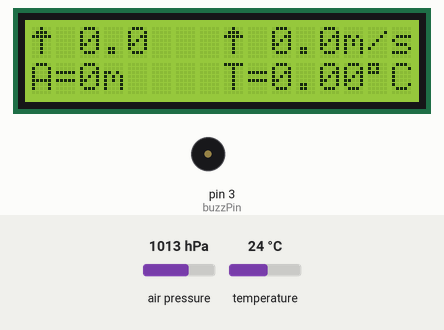
The sketch below on a simulated Arduino Uno, built with avr-gcc and run on an emulated ATmega328P. Shown: 16×2 character LCD, buzzer (waves = sounding). The inputs (shaded band) are chosen by the test bench; at power-on: air pressure 1013 hPa, temperature 24 °C.

Above: at 2.2 s.
2.3 s: air pressure set to 1048 hPa
At 3.9 s:
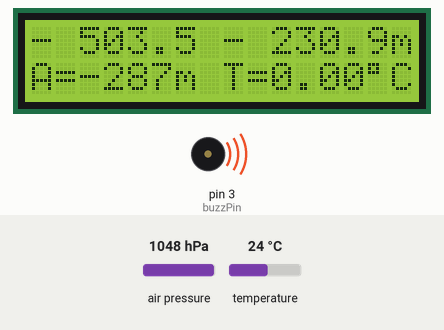
6.2 s: air pressure set to 975 hPa
At 6.54 s:
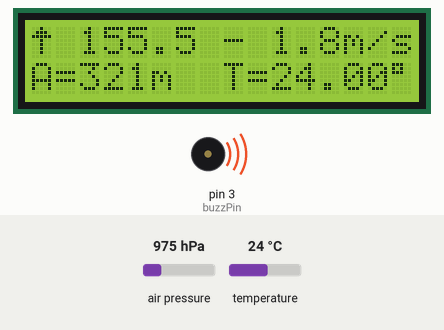
8.5 s: temperature set to 12 °C
At 10.9 s:
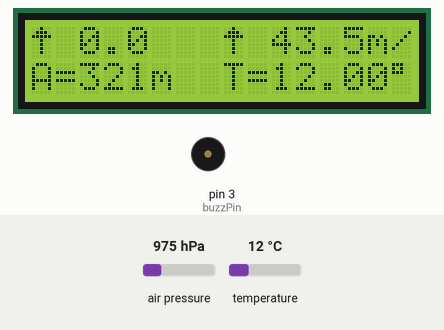
12.1 s: air pressure set to 1000 hPa
At 15.6 s:
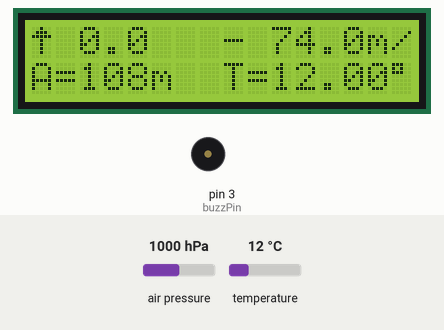
Timing chart, 0 to 17.1 s (numbered marks = the images above; inputs shaded):
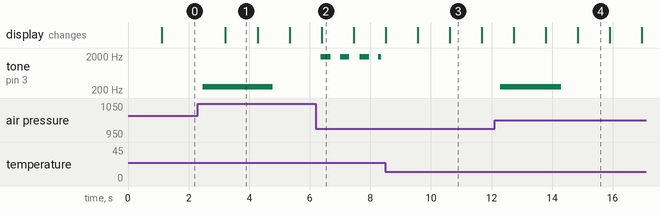

The sketch:

Vario_BMP180_Nano.ino
```cpp
#include <Wire.h>
#include <Adafruit_BMP085.h>
#include <LiquidCrystal_I2C.h>
uint8_t bukva1[8] = {
  B00100,
  B01110,
  B11111,
  B00100,
  B00100,
  B00100,
  B00100
};
uint8_t bukva2[8] = {
  B11100,
  B10100,
  B11100,
  B00000,
  B00000,
  B00000,
  B00000
};
LiquidCrystal_I2C lcd(0x27, 16, 2); // Для экрана 16х2 (двухстрочный)

Adafruit_BMP085 dps;
long vario=0,vario2=0;
long  Pressure = 0;
float Temperature = 0, Altitude = 0;
const int n=20;
const byte buzzPin=3;
//int delta=0;
//const byte ledPin = 13;
unsigned long time1=0,time2=0;
int ibuf;
int t1=0,t2=0;
unsigned long tim[20],al[20];
long QFE=0;
void setup(void) {
//  Serial.begin(115200);
  Wire.begin();
  delay(1000);

  if (!dps.begin()) {
  Serial.println("Could not find a valid BMP085 sensor, check wiring!");
 while (1) {}
  }

 lcd.init();
  lcd.backlight();

lcd.noCursor();
lcd.createChar(0,bukva1);
lcd.createChar(1,bukva2);

QFE=dps.readPressure(); // Set ongroung pressure and now Altitude=0
}


void loop() {
  int i;
  float  dg;

  if (((millis() - time1)/1000.0) >= 5.0) {
    // dps.calcTrueTemperature();
     Temperature = dps.readTemperature();
     time1 = millis();
  }

  t1++;
  t2++;
//  t3++;
//  t4++;
  if (t1 >= 10) {t1=0;noTone(buzzPin);}
  if (t2 >= 6) {t2=0;noTone(buzzPin);}

  //if (vario < 0) noTone(buzzPin);
  if (vario > -5 && vario < -2) tone(buzzPin, 350); //Sink :-(
  if (vario <= -5 ) tone(buzzPin, 250);             // Falling ;-((
  //if (vario <= -5 ) tone(buzzPin, 300);
  if (vario < 5 && vario > 1 && t1 == 5) { tone(buzzPin, 1444); } //Climbing !!
  if (vario >= 5  && t2 ==3 ) { tone(buzzPin, 1888);}     // Termic !!!!

  Altitude = (dps.readAltitude(QFE)*100);

//Altitude+=10;
ibuf++;
if (ibuf > n-1) ibuf=0;
al[ibuf]=Altitude;
tim[ibuf]=millis(); //ibuf*delta;
/*
// test
for (i=0;i<n;i++){
al[i]=i;
tim[i]=i;
ibuf=0;
}
*/

long  xs,ys,xys,xxs;

xs=0;
ys=0;
xys=0;
xxs=0;

for ( i=0;i < n;i++){
xs+=tim[i]-tim[0];
ys+=al[i]-al[0];
xys+=(tim[i]-tim[0])*(al[i]-al[0]);
xxs+=(tim[i]-tim[0])*(tim[i]-tim[0]);
}

xs=xs;
ys=ys;
xys=xys;
xxs=xxs;


//float  tmp=0.0;
dg=(xs*xs/n - xxs);

//tmp= (xs*ys - xys*n)/dg*10;
/*
if (abs(dg) > 0.0001)
   vario = (xs*ys - xys*n)/dg*10;
else
   vario =99.9;
*/

vario=(xs*ys/n-xys)/dg*100;//(long)tmp;
//vario=10;
vario2=(vario+0.9*vario2);
  if (((millis() - time2)/1000.0) >= 1.0) {


  lcd.clear();

  lcd.setCursor(0,0);
  if (vario >= 0)
     lcd.write(0);
  else
     lcd.print("\-");
  lcd.setCursor(2,0);
  lcd.print( abs(vario*0.1),1 );
  lcd.setCursor(8,0);

  if (vario2 >= 0)
     lcd.write(0);
  else
     lcd.print("\-");
  lcd.setCursor(10,0);
  lcd.print(abs(vario2)*0.01,1);
  lcd.print("m/s");

  lcd.setCursor(0,1);
  lcd.print( "A=");
  lcd.print( int(Altitude*0.01));
  lcd.print("m");
  lcd.setCursor(8,1);
  lcd.print("T=");

  lcd.print(Temperature); // *0.1,1);
  lcd.write(1);
  lcd.print("C");
  time2=millis();
  }
/*
  Serial.print(" U Alt(cm): ");
  Serial.print(Altitude);
  //Serial.print("  P(hPa): ");
  //Serial.print(Pressure*0.01);

  Serial.print(" V: ");
  Serial.print(vario*0.1);
   Serial.print(" V2: ");
  Serial.print(vario2*0.1);
  Serial.print(" T: ");
  Serial.println(Temperature*0.1);
*/
  delay(100);
}
```

Measured:
- after the input at 2.3 s, tone on pin 3 (buzzPin): silent → 250 Hz after 0.16 s, → silent 2.3 s later; the display: changes after 0.92 s (image 1)
- after the input at 6.2 s, tone on pin 3 (buzzPin): goes 3 × (1888 Hz 0.34 s, silent 0.31 s), 1888 Hz 0.10 s, then silent, starting after 0.16 s
- after the input at 12.1 s, tone on pin 3 (buzzPin): silent → 250 Hz after 0.19 s, → silent 2.0 s later; the display: first changes after 0.64 s (image 4 shows a later state)
- what the display in image 1 shows lasts 1.1 s, from 3.2 s to 4.3 s
